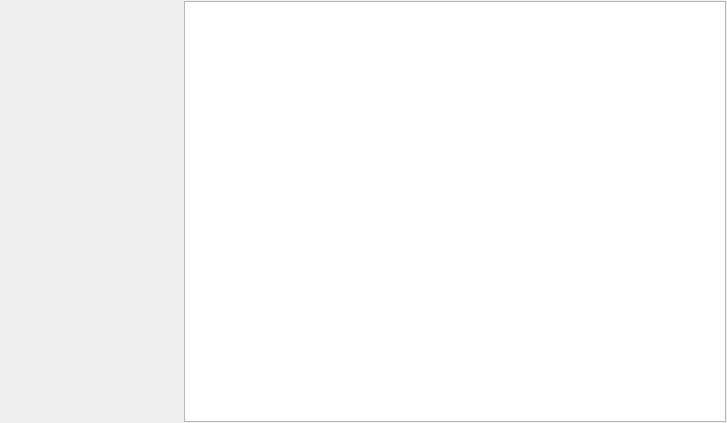
<?xml version="1.0" encoding="UTF-8"?>
<ui version="4.0">
 <class>SubWindowTeachTable</class>
 <widget class="QWidget" name="SubWindowTeachTable">
  <property name="geometry">
   <rect>
    <x>0</x>
    <y>0</y>
    <width>727</width>
    <height>423</height>
   </rect>
  </property>
  <property name="windowTitle">
   <string>Form</string>
  </property>
  <layout class="QHBoxLayout" name="horizontalLayout">
   <property name="spacing">
    <number>5</number>
   </property>
   <property name="leftMargin">
    <number>1</number>
   </property>
   <property name="topMargin">
    <number>1</number>
   </property>
   <property name="rightMargin">
    <number>1</number>
   </property>
   <property name="bottomMargin">
    <number>1</number>
   </property>
   <item>
    <widget class="QWidgetTeachStatus" name="widgetStatus" native="true">
     <property name="sizePolicy">
      <sizepolicy hsizetype="Fixed" vsizetype="Preferred">
       <horstretch>0</horstretch>
       <verstretch>0</verstretch>
      </sizepolicy>
     </property>
     <property name="minimumSize">
      <size>
       <width>178</width>
       <height>0</height>
      </size>
     </property>
     <property name="styleSheet">
      <string notr="true">QWidget#widgetStatus
{

}</string>
     </property>
    </widget>
   </item>
   <item>
    <layout class="QVBoxLayout" name="verticalLayout">
     <item>
      <widget class="QTableWidgetTeach" name="tableViewTeach">
       <property name="sizePolicy">
        <sizepolicy hsizetype="Expanding" vsizetype="Expanding">
         <horstretch>0</horstretch>
         <verstretch>0</verstretch>
        </sizepolicy>
       </property>
       <property name="styleSheet">
        <string notr="true"/>
       </property>
      </widget>
     </item>
     <item>
      <layout class="QHBoxLayout" name="horizontalLayoutButtons"/>
     </item>
    </layout>
   </item>
  </layout>
 </widget>
 <customwidgets>
  <customwidget>
   <class>QWidgetTeachStatus</class>
   <extends>QWidget</extends>
   <header>widgets/qwidgetteachstatus.h</header>
   <container>1</container>
  </customwidget>
  <customwidget>
   <class>QTableWidgetTeach</class>
   <extends>QTableView</extends>
   <header>widgets/qtablewidgetteach.h</header>
  </customwidget>
 </customwidgets>
 <resources/>
 <connections/>
</ui>
